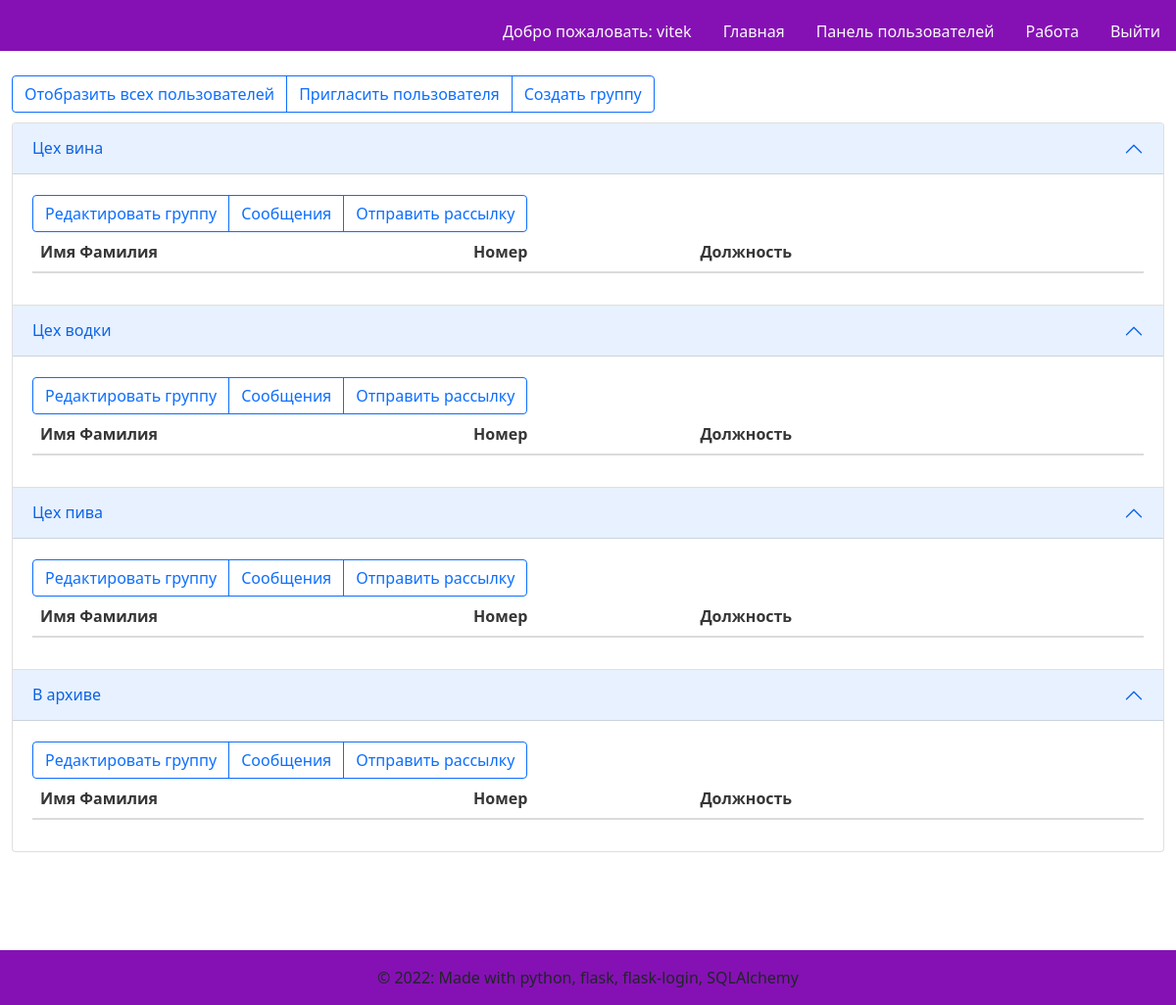
Before: /workallgroups (signed in) with the older database file.
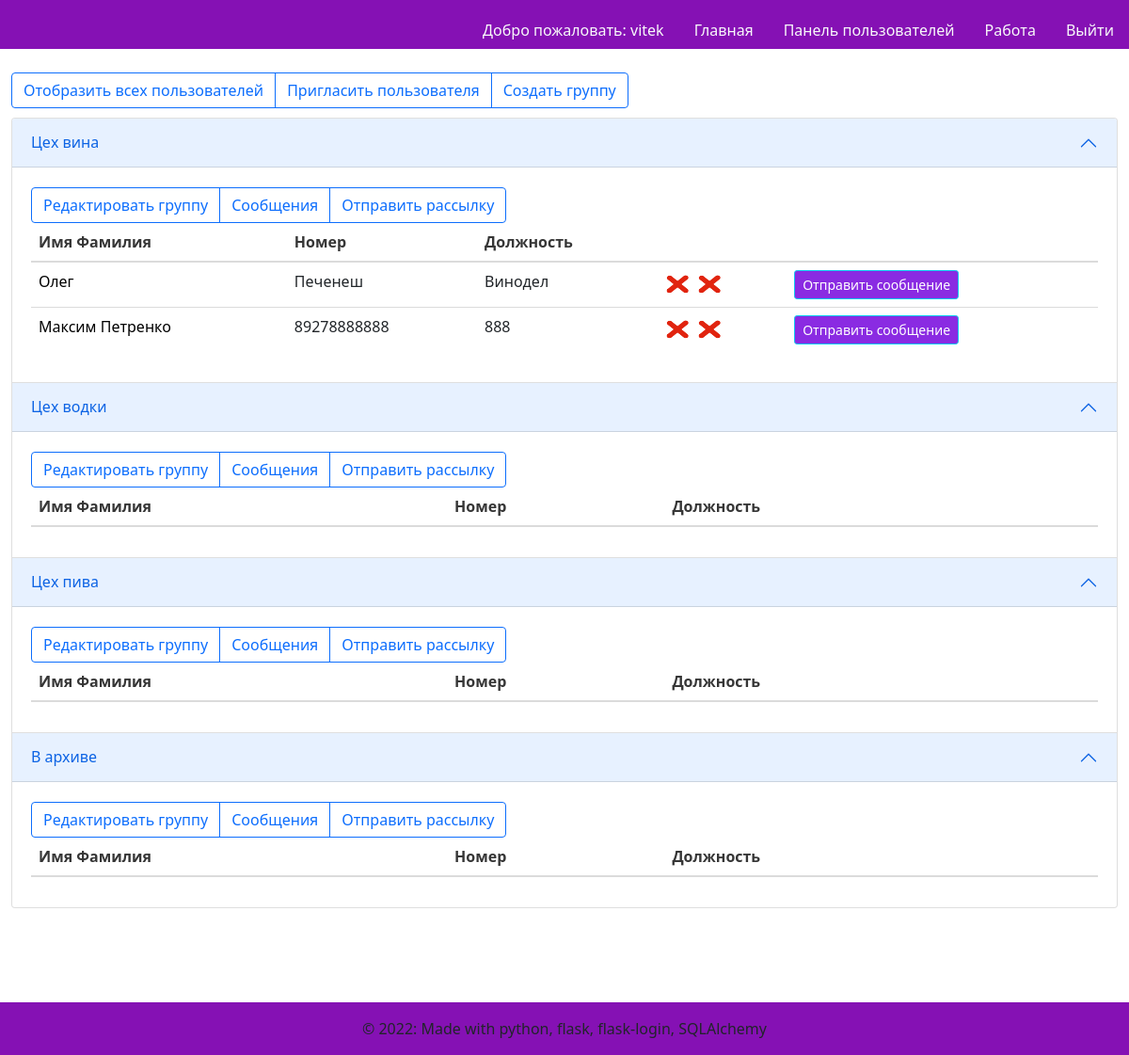
After: the same page with the newer database file.
### models.py (models this page shows)
class User(UserMixin, db.Model):
    id = db.Column(db.Integer,
                   nullable=False,
                   unique=True,
                   primary_key=True,
                   autoincrement=True)  # primary keys are required by SQLAlchemy
    password = db.Column(db.String(100))  # пароль есть только у администраторов и модераторов
    name = db.Column(db.String(100))  # имя фамилия
    phone_number = db.Column(db.String(11), unique=True)  # номер телефона
    vk_authorized = db.Column(db.Boolean, default=False)  # авторизован вк или нет
    tlg_authorized = db.Column(db.Boolean, default=False)  # авторизован в телеграм или нет
    status = db.Column(db.String(30))  # статус пользователя(ожидает подтверждения\в архиве\подтвержден)
    app_role = db.Column(db.String(20))  # роль в приложении(админ, модератор, пользователь)
    organisation_role = db.Column(db.String(100))  # должность в организации
    tlg_chat_id = db.Column(db.Integer, default=-1)
    vk_chat_id = db.Column(db.Integer, default=-1)

class Group(db.Model):
    id = db.Column(db.Integer,
                   nullable=False,
                   unique=True,
                   primary_key=True,
                   autoincrement=True)  # primary keys are required by SQLAlchemy
    name = db.Column(db.String(100), unique=True)  # название группы
    owner_id = db.Column(db.Integer, db.ForeignKey('user.id'))  # идентификатор создателя или владельца
    owner = db.relationship('User', backref='owner', lazy='subquery')

### main.py (the view)
@main.route('/workallgroups')
@login_required
def workallgroups():
    users = User.query.all()
    relations = db.session.query(users_groups_relations).all()
    groups = Group.query.order_by(db.desc(Group.id)).all()
    return render_template('workallgroups.html', users=users, groups=groups, relations=relations)

### templates/workallgroups.html
{% extends "base.html" %}
{% block content %}
<div class="btn-group" role="group" aria-label="Basic outlined example" style="margin-top: 5px">
<a class="btn btn-outline-primary" href="./workallusers" role="button">Отобразить всех пользователей</a>
<a class="btn btn-outline-primary" href="{{url_for('users.createuser')}}" role="button">Пригласить пользователя</a>
<a class="btn btn-outline-primary" href="{{url_for('groups.creategroup')}}" role="button">Создать группу</a>
</div>
    <div class="accordion" id="accordionPanelsStayOpenExample" style="margin-top: 10px">
    {% for group in groups if current_user.app_role == 'administrator' or current_user.id == group['owner_id'] or group['id'] == 4%}
      <div class="accordion-item">
        <h2 class="accordion-header" id="panelsStayOpen-heading{{ group['id'] }}">
          <button class="accordion-button" type="button" data-bs-toggle="collapse" data-bs-target="#panelsStayOpen-collapse{{ group['id'] }}" aria-expanded="true" aria-controls="panelsStayOpen-collapse{{ group['id'] }}">
            {{ group['name'] }}
          </button>
        </h2>
        <div id="panelsStayOpen-collapse{{ group['id'] }}" class="accordion-collapse collapse show" aria-labelledby="panelsStayOpen-heading{{ group['id'] }}">
          <div class="accordion-body">
                <div class="btn-group" role="group" aria-label="Basic outlined example" style="margin-top: 5px; margin-right: 10px">
                    <a class="btn btn-outline-primary" href="{{ url_for('groups.editgroup', id=group['id']) }}" role="button">Редактировать группу</a>
                    <a class="btn btn-outline-primary" href="{{ url_for('messages.groupmessages', id=group['id']) }}" role="button">Сообщения</a>
                    <a class="btn btn-outline-primary" href="{{ url_for('messages.groupmessage', id=group['id']) }}" role="button">Отправить рассылку</a>
                </div>
                <table class="table table-hover">
                      <thead>
                        <tr>
                          <th scope="col">Имя Фамилия</th>
                          <th scope="col">Номер</th>
                          <th scope="col">Должность</th>
                            <th scope="col"></th>
                          <th scope="col"></th>
                        </tr>
                      </thead>
                    <tbody>
                        {% for row in relations if group['id'] == row['group_id']%}
                            {%for user in users if user['id'] == row['user_id']%}
                                <tr id="group{{ group['id'] }}user{{ user['id'] }}">
                                  <td scope="row">
                                      <a class="text-decoration-none" style="color: black"
                                        href="{{ url_for('users.edituser', id=user['id']) }}">
                                      {{ user['name'] }}</a></td>
                                  <td>{{ user['phone_number'] }}</td>
                                  <td>{{ user['organisation_role'] }}</td>
                                  <td>
                                      {% if user['tlg_authorized'] %}
                                          <img src="../static/images/tg.png" alt="TG" class="img-rounded" style="height:30px; width:30px"/>
                                      {% else %}
                                          <img src="../static/images/none.png" alt="" class="img-rounded" style="height:30px; width:30px"/>
                                      {% endif %}
                                      {% if user['vk_authorized'] %}
                                          <img src="../static/images/vk.png" alt="VK" class="img-rounded" style="height:30px; width:30px"/>
                                      {% else %}
                                          <img src="../static/images/none.png" alt="" class="img-rounded" style="height:30px; width:30px"/>
                                      {% endif %}
                                  </td>
                                  <td>
                                        <a class="btn btn-info btn-sm" style="background-color:blueviolet; color:white" href="{{ url_for('messages.usermessage', id=user['id']) }}">
                                            Отправить сообщение
                                        </a>
                                  </td>
                                </tr>
                              {%endfor%}
                        {% endfor %}
                    </tbody>
                </table>
          </div>
        </div>
      </div>
    {% endfor %}
    </div>
{% endblock %}

### templates/base.html (shortened to what this page needs)
<!DOCTYPE html>
<html>
<head>
    <link rel="stylesheet" href="https://cdnjs.cloudflare.com/ajax/libs/bulma/0.7.2/css/bulma.min.css" />
    <link href="https://cdn.jsdelivr.net/npm/bootstrap@5.1.3/dist/css/bootstrap.min.css" rel="stylesheet">
    <link rel="stylesheet" href="../static/css/preloader.css"/>
</head>
<body class="loader-body" style="background-color: #ffffff; height: inherit">
            <nav class="d-none page-header navbar navbar-light sticky-top" style="background-color: #8511b4;">
                <div class="container-fluid ">
                    <ul class="nav nav-pills position-absolute bottom-0 end-0">
                        {% if current_user.is_authenticated %}
                        <li class="nav-item">
                            <a class="nav-link text-light" style="color: black"
                                        href="{{ url_for('users.edituser', id=current_user.id) }}">
                                Добро пожаловать: {{ current_user.name }}
                            </a>
                         </li>
                        {% endif %}
                        <li class="nav-item" >
                            <a href="{{ url_for('main.index') }}" class="nav-link text-light">
                                Главная
                            </a>
                        </li>
                        {% if current_user.is_authenticated %}
                        <li class="nav-item">
                            <a href="{{ url_for('main.admusers') }}" class="nav-link text-light">
                                Панель пользователей
                            </a>
                        </li>
                        {% endif %}
                        {% if current_user.is_authenticated %}
                        <li class="nav-item">
                            <a href="{{ url_for('main.workallusers') }}" class="nav-link text-light">
                                Работа
                            </a>
                        </li>
                        {% endif %}
                        {% if current_user.is_authenticated %}
                        <li class="nav-item">
                            <a href="{{ url_for('auth.logout') }}" class="nav-link text-light">
                                Выйти
                            </a>
                        </li>
                        {% endif %}
                    </ul>
                </div>
            </nav>
            <div class="d-none page-main container-fluid" style="height: 82%">
                   {% block content %}
                   {% endblock %}
            </div>
            <footer class="d-none page-footer font-small blue" style="background-color: #8511b4; margin-top: 100px">
              <div class="footer-copyright text-center py-3">© 2022: Made with python, flask, flask-login, SQLAlchemy
              </div>
            </footer>
    </body>
</html>

Changed rows visible on the page:
changed Group "Цех вина": gains User (name "Олег", phone_number "Печенеш", organisation_role "Винодел", tlg_authorized False (drawn), vk_authorized False (drawn)); gains User (name "Максим Петренко", phone_number "89278888888", organisation_role "888", tlg_authorized False (drawn), vk_authorized False (drawn))
